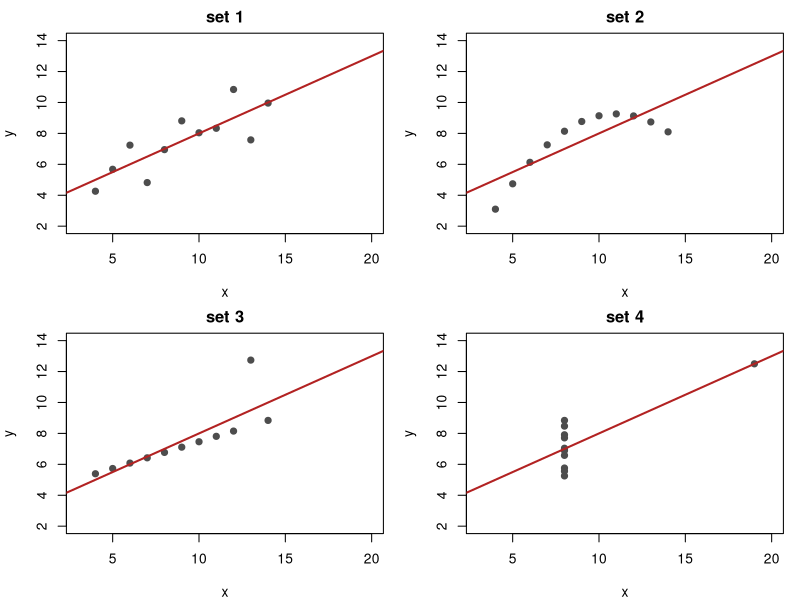

This chart was generated by the following R code:
## ---- chunk 1
knitr::opts_chunk$set(echo = TRUE)
## ---- chunk 2
data(anscombe)

par(mfrow = c(2, 2), mar = c(4, 4, 2, 1))
for (i in 1:4) {
  x <- anscombe[[paste0("x", i)]]; y <- anscombe[[paste0("y", i)]]
  plot(x, y, pch = 19, col = "gray30", main = paste("set", i),
       xlim = c(3, 20), ylim = c(2, 14))
  abline(lm(y ~ x), col = "firebrick", lwd = 2)
}
## ---- chunk 3
data(anscombe)
t(sapply(1:4, function(i) {
  f <- lm(anscombe[[paste0("y", i)]] ~ anscombe[[paste0("x", i)]])
  c(set = i, intercept = coef(f)[1], slope = coef(f)[2],
    r_squared = summary(f)$r.squared)
})) |> round(3)
## ---- chunk 4
set.seed(4)
y <- rnorm(40)
X <- as.data.frame(matrix(rnorm(40 * 8), 40, 8))   # eight columns of noise

out <- t(sapply(1:8, function(k) {
  m <- lm(y ~ ., data = cbind(X[, 1:k, drop = FALSE], y = y))
  c(predictors = k, R2 = summary(m)$r.squared, adj_R2 = summary(m)$adj.r.squared)
}))
round(out, 3)
## ---- chunk 5
set.seed(21)
x <- runif(200, 0, 10)
noise <- rnorm(200, 0, 2)

# Same relationship, same noise. Only the spread of x differs.
narrow <- data.frame(x = x * 0.2 + 4, y = 3 + 2 * (x * 0.2 + 4) + noise)
wide   <- data.frame(x = x,           y = 3 + 2 * x + noise)

round(c(R2_narrow_x = summary(lm(y ~ x, narrow))$r.squared,
        R2_wide_x   = summary(lm(y ~ x, wide))$r.squared,
        rse_narrow  = summary(lm(y ~ x, narrow))$sigma,
        rse_wide    = summary(lm(y ~ x, wide))$sigma), 3)
